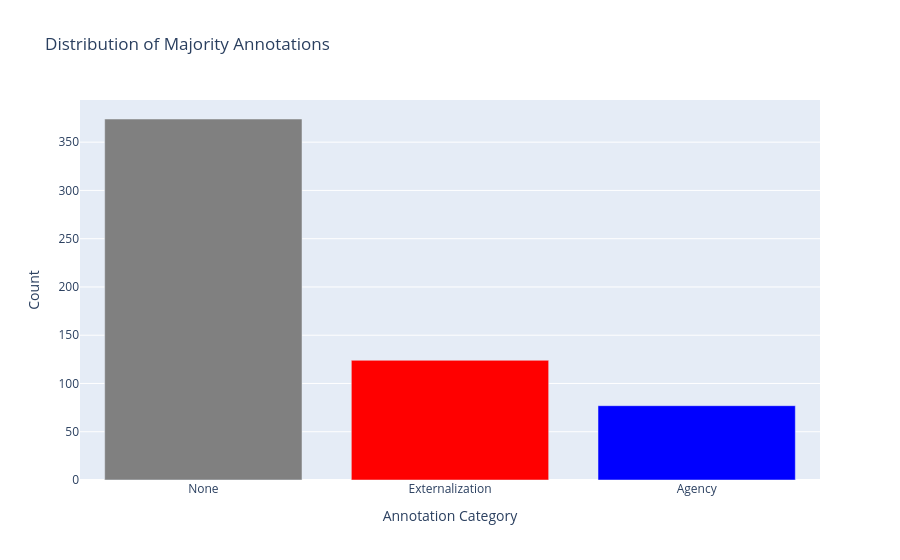

Notebook cell for this chart:
### Code cell
# 0 = none
# 1 = agency
# 2 = externalization

# Count annotations in desired display order
annotation_counts = (
    majority_df["label"]
    .value_counts()
    .reindex(
        [0, 2, 1],
        fill_value=0
    )
)

colors = {
    0: "grey",   # none
    1: "blue",   # agency
    2: "red"     # externalization
}

fig = go.Figure()

fig.add_trace(go.Bar(
    x=["None", "Externalization", "Agency"],
    y=annotation_counts.values,
    marker_color=[
        colors[0],
        colors[2],
        colors[1]
    ]
))

fig.update_layout(
    title="Distribution of Majority Annotations",
    xaxis_title="Annotation Category",
    yaxis_title="Count"
)

fig.show()

### Figure 1 — Plotly figure (JSON) as saved in the notebook; plotly's stock layout.template omitted (floating-point values rounded to 4 significant figures)
{"data": [{"marker": {"color": ["grey", "red", "blue"]}, "type": "bar", "x": ["None", "Externalization", "Agency"], "y": [374, 124, 77]}], "layout": {"title": {"text": "Distribution of Majority Annotations"}, "xaxis": {"title": {"text": "Annotation Category"}}, "yaxis": {"title": {"text": "Count"}}}}
